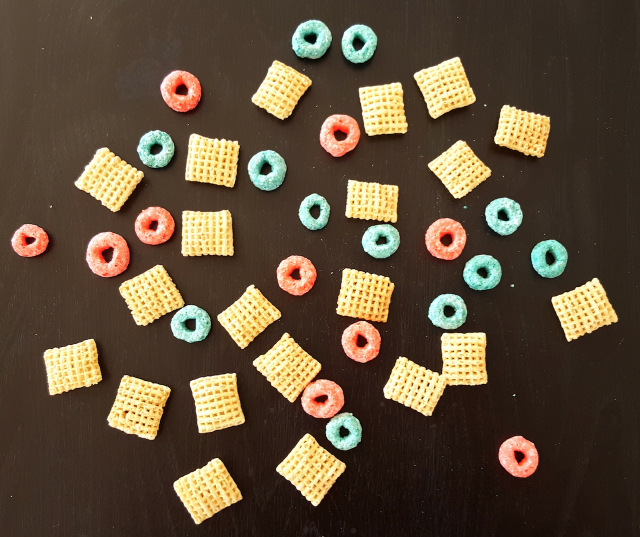
#> input picture Practicals/Assignment 2/breakfast.png, 1280 x 1074 px (shown at 1/2 size)
$ jupyter execute practical2_inClass.ipynb   (older library calls are emulated)
#> lines starting #> are read from the running program, lines starting #| are printed output that depends on the picture; after the words box and inside, x2 and y2 are one past the last pixel; in counts of white or black regions, pixels touching at a corner belong together
[cell 1]
"""
    Student:      Byron Dowling
    Class:        Computer Vision (CSE 60535)
    Term:         University of Notre Dame, Fall 2023
    Assignment:   Practical 2: At Home Portion

    Intensity and Shape-based Features for Object Classification

"""
import cv2
import numpy as np
from skimage import measure
from skimage.measure import find_contours
import matplotlib.pyplot as plt

[cell 2]
# Read the image into grayscale
sample = cv2.imread('breakfast.png')
#> sample is the input picture: shape (1074, 1280, 3); mean B, G, R 58, 78.5, 95
sample_small = cv2.resize(sample, (640, 480))

original = sample_small

print("Original Image")
plt.imshow(sample_small)

[cell 3]
# Convert the original image to grayscale
sample_grey = cv2.cvtColor(sample, cv2.COLOR_BGR2GRAY)

# Show the grey scale image
sample_grey_small = cv2.resize(sample_grey, (640, 480))
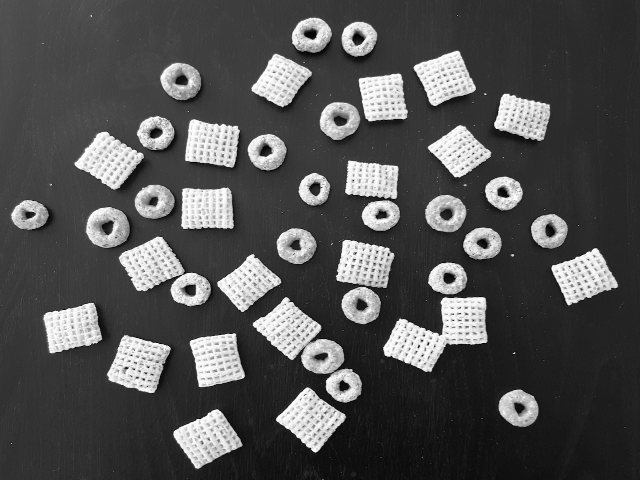
#> sample_grey_small: shape (480, 640); min 0, max 255, mean 81
print('Grey scale image')
plt.imshow(sample_grey_small)

[cell 4]
# Binarize the image using Otsu's method
ret1, binary_image = cv2.threshold(src=sample_grey, thresh=0, maxval=255, type=cv2.THRESH_BINARY+cv2.THRESH_OTSU)
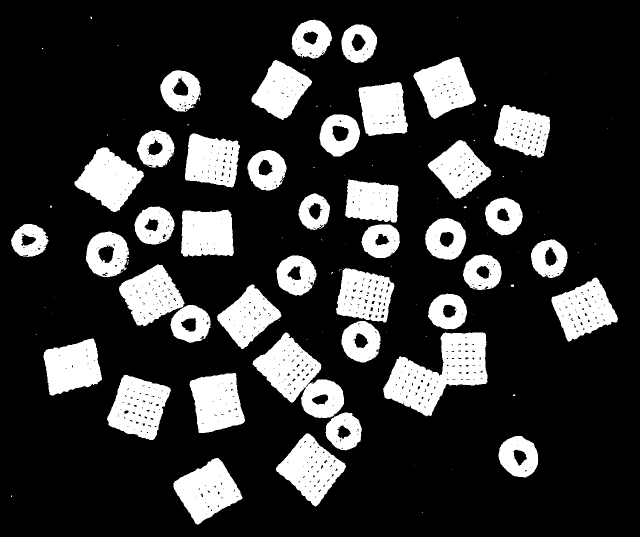
#> binary_image: shape (1074, 1280) (shown at 1/2 size); 20.4% white; 117 white regions (74 under 20 px), largest, box (x1, y1, x2, y2) and area: (766, 665, 975, 833) 17703, (505, 665, 688, 836) 14388, (214, 750, 342, 880) 10548
#> ret1 = 130

im_floodfill = binary_image.copy()
h, w = binary_image.shape[:2]
#> h = 1074; w = 1280
mask = np.zeros((h+2,w+2), np.uint8)
cv2.floodFill(im_floodfill, mask, (0, 0), 255)
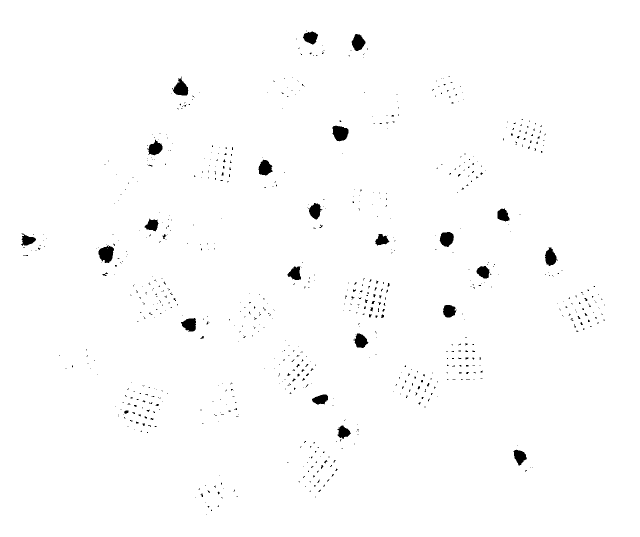
#> im_floodfill: shape (1074, 1280) (shown at 1/2 size); 98.8% white; 791 black regions (748 under 20 px), largest, box (x1, y1, x2, y2) and area: (197, 491, 228, 526) 766, (665, 251, 697, 283) 764, (346, 153, 377, 191) 679
im_floodfill_inv = cv2.bitwise_not(im_floodfill)
binary_image = binary_image | im_floodfill_inv
#> binary_image: shape (1074, 1280); 21.6% white; 116 white regions (73 under 20 px)

# Uncomment this to show image after Otsu''s thresholding
sample_small = cv2.resize(src=binary_image, dsize=(640, 480))
#> sample_small: shape (480, 640)
print('Image after Otsu''s thresholding and Floodfill')
plt.imshow(sample_small)

[cell 5]
"""
    From here, Otsus thresholding and Floodfill has highlighted
    the circular and squared objects. Now need to apply erosion a bit
    to disconnect some of the overlapped and connected shapes.
"""

ksize = 10      # try something between 5 and 15
sigma = 3       # try something between 2.0 and 4.0
theta = 0.0     # keep it 0.0 if you want to focus on vertically-oriented patterns
lbd = 3         # try something between 2.0 and 4.0
gamma = 1.0     # keep it 1.0
psi = 0.0       # keep it 0.0

kernel = cv2.getGaborKernel((ksize, ksize), sigma, theta, lbd, gamma, psi, ktype=cv2.CV_32F)

# Normalize the kernel and remove the DC component
kernel /= kernel.sum()
kernel -= kernel.mean()

erosion = cv2.erode(sample_small,kernel,iterations=1)
print("Image after Erosion")
plt.imshow(erosion)

[cell 6]
"""
    Convert the original image to HSV and take H channel for
    further calculations
"""
sample_hsv = cv2.cvtColor(sample, cv2.COLOR_BGR2HSV)
#> sample_hsv: shape (1074, 1280, 3); mean H, S, V 16.7, 113.9, 96.9
sample_h = sample_hsv[:, :, 0]
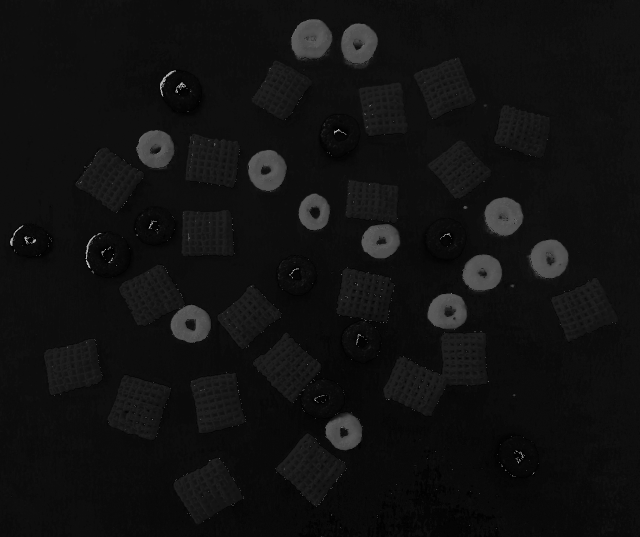
#> sample_h: shape (1074, 1280) (shown at 1/2 size); min 0, max 179, mean 16.7

# Uncomment this to show the H channel of the image
sample_small = cv2.resize(sample_h, (640, 480))
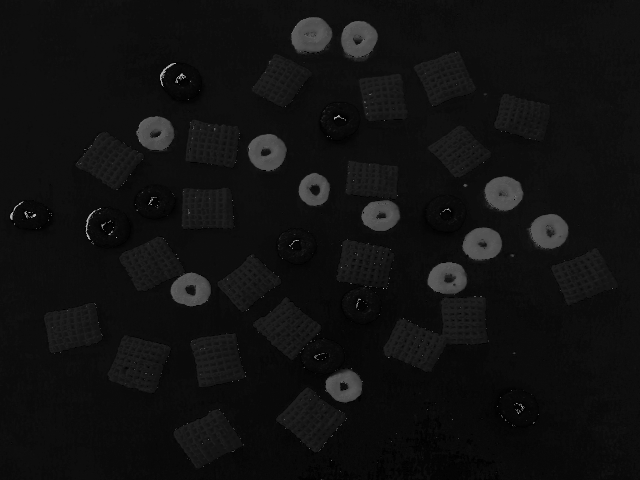
#> sample_small: shape (480, 640); min 0, max 179, mean 16.6
print('H channel of the image')
# plt.imshow(sample_small)

"""
    Similar to the at home task, my hypothesis is that pixel area will easily
    distinguish between the donut shapes and the square shapes.
"""

labels = measure.label(erosion,1)
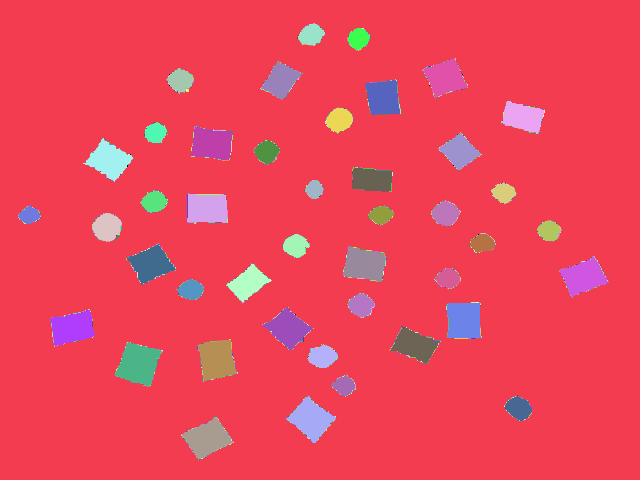
#> labels: shape (480, 640) int64; 2241 distinct labels, from 0 to 2240; one colour per label, 0 black
properties = measure.regionprops(labels, intensity_image=sample_small)
#> properties = 2240 regions; largest, box (x1, y1, x2, y2) and area: (0, 0, 640, 480) 274355, (115, 342, 162, 386) 1310, (197, 340, 237, 381) 1172, (182, 418, 233, 459) 1143, (447, 303, 481, 338) 1121

object_areas = [obj["area"] for obj in properties if obj["area"] > 100 and obj["area"] < 274000]
#> object_areas = 43 values, max 1310 at index 37, min 233 at index 14, mean 696.8

"""
    Based on the histogram in the next cell, obtained these area ranges for the
    donut shapes and the square shapes.
"""
potentialDonuts = [obj for obj in properties if obj["area"] >100 and obj["area"] <700]
#> potentialDonuts = 22 regions; largest, box (x1, y1, x2, y2) and area: (92, 213, 122, 242) 600, (432, 201, 460, 226) 491, (326, 108, 353, 133) 477, (308, 345, 338, 368) 476, (505, 396, 532, 421) 440
potentialSquares = [obj for obj in properties if obj["area"] >700 and obj["area"] <1400]
#> potentialSquares = 21 regions; largest, box (x1, y1, x2, y2) and area: (115, 342, 162, 386) 1310, (197, 340, 237, 381) 1172, (182, 418, 233, 459) 1143, (447, 303, 481, 338) 1121, (287, 396, 336, 443) 1119

combined = []
combined = potentialDonuts + potentialSquares
#> combined = 43 regions; largest, box (x1, y1, x2, y2) and area: (115, 342, 162, 386) 1310, (197, 340, 237, 381) 1172, (182, 418, 233, 459) 1143, (447, 303, 481, 338) 1121, (287, 396, 336, 443) 1119

# Had to print a few of the object areas to get a feel for the max and min values
print(f"Total number of objects: {len(object_areas)}")
#| Total number of objects: 43

for count, obj in enumerate(potentialDonuts):
    print(obj["max_intensity"])
    print(obj["mean_intensity"])
    print(obj["min_intensity"])
    print()
#> this loop made 22 passes
#> (printed output is left out)

[cell 7]
# Drawing a histogram of the areas of the objects
hist, bin_edges,_=plt.hist(object_areas, color='blue')
#> hist = [6, 12, 3, 1, 0, 4, 3, 7, 6, 1]; bin_edges = [233, 340.7, 448.4, 556.1, 663.8, 771.5, 879.2, 986.9, 1094.6, 1202.3, 1310]
plt.title("Distribution of Object Pixel Area Size")
plt.xlabel("Pixel Count of Objects (Area)")
plt.ylabel("Number of Objects")
plt.xlim(0,1500)
plt.xticks(bin_edges[0:])
plt.show()
#> figure, not shown here; tallest bar 12 high, from x = 340.7 to 448.4

[cell 8]
"""
    Confirming we've found the correct shapes by pixel area

    Printing out each individual object to make sure they are correct. This
    was helpful when before the image flooding was applied, the objects were
    including the "donut holes" and a one or two connected square pieces.
"""
for index, obj in enumerate(potentialDonuts):
    # for each object, print out its centroid and print the object itself
    print("Coordinates of the object number {} is {}".format(index+1, np.round(obj['centroid'],2)))
    mask = np.zeros(shape=obj['image'].shape)
    mask[obj['image']]=1
    plt.figure(figsize=(2,2))
    plt.imshow(mask, cmap=plt.cm.gray)
    plt.show()
    print(f'Object Area {obj["area"]}')
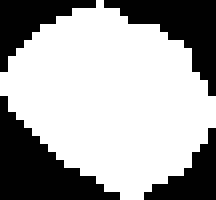
#> mask: shape (25, 27) float64 (shown 8 times larger); values 0 (black) and 1 (white), 65.2% white; 4 black regions, box (x1, y1, x2, y2) and area: (0, 12, 15, 25) 87, (13, 0, 27, 12) 67, (0, 0, 12, 9) 44, (18, 16, 27, 25) 37

for index, obj in enumerate(potentialSquares):
    # for each object, print out its centroid and print the object itself
    print("Coordinates of the object number {} is {}".format(index+1, np.round(obj['centroid'],2)))
    mask = np.zeros(shape=obj['image'].shape)
    mask[obj['image']]=1
    plt.figure(figsize=(2,2))
    plt.imshow(mask, cmap=plt.cm.gray)
    plt.show()
    print(f'Object Area {obj["area"]}')
#> this loop made 21 passes
#> (printed output is left out)
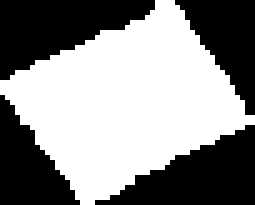
#> mask: shape (41, 51) float64 (shown 5 times larger); values 0 (black) and 1 (white), 54.7% white; 4 black regions, box (x1, y1, x2, y2) and area: (0, 0, 31, 16) 283, (19, 25, 51, 41) 279, (35, 0, 51, 23) 194, (0, 19, 16, 41) 192

[cell 9]
import matplotlib.patches as mpatches

# *** TASK *** Calculate features for each object:
# - some geometrical feature 1 : Pixel Area
# - some intensity/color-based feature 2 : Max Intensity

features = np.zeros((len(potentialDonuts) + len(potentialSquares),2))
#> features = 43 pairs, first value 0 to 0, second value 0 to 0

startingPoint = 0

for index, obj in enumerate(potentialDonuts):
    features[index, 0] = obj["area"]
    features[index, 1] = obj["max_intensity"]
    startingPoint = index
#> after the loop, features = 43 pairs, first value 0 to 600, second value 0 to 179

for index, obj in enumerate(potentialSquares):
    features[index + startingPoint, 0] = obj["area"]
    features[index + startingPoint, 1] = obj["max_intensity"]
#> after the loop, features = 43 pairs, first value 0 to 1310, second value 0 to 179

# *** TASK *** Show our objects in the feature space
plt.plot(features[:, 0],features[:, 1], 'ro')
plt.xlabel('Feature 1: Object Area in Pixels')
plt.ylabel('Feature 2: Min Intensity')

# *** TASK *** Choose the threshold
thrF1 = 700
thrF2 = 130

plt.axvline(x=thrF1,color='r',linestyle='dashed')
plt.axhline(y=thrF2,color='r',linestyle='dashed')
plt.show()
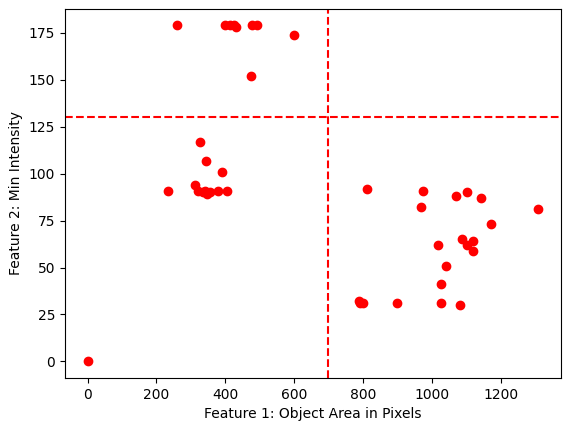
#> figure drawn by matplotlib, 1 panel


# It's time to classify, count and display the objects
squares = 0
blue_circles = 0
red_circles = 0

fig, ax = plt.subplots()
ax.imshow(cv2.cvtColor(sample, cv2.COLOR_BGR2RGB))


fig, ax = plt.subplots(figsize=(10, 6))

for index, obj in enumerate(potentialSquares):
    dot = mpatches.Circle((obj["centroid"][1], obj["centroid"][0]), radius=6,
                           fill=True, color='green')
    ax.add_patch(dot)
    squares += 1
#> after the loop, squares = 21

for index, obj in enumerate(potentialDonuts):
    if obj["max_intensity"] > thrF2:
        dot = mpatches.Circle((obj["centroid"][1], obj["centroid"][0]), radius=6,
                            fill=True, color='red')
        ax.add_patch(dot)
        red_circles += 1
    else:
        dot = mpatches.Circle((obj["centroid"][1], obj["centroid"][0]), radius=6,
                            fill=True, color='blue')
        ax.add_patch(dot)
        blue_circles += 1
#> after the loop, blue_circles = 12; red_circles = 10

plt.title(f"Squares: {squares}  Blue Donuts: {blue_circles}  Red Donuts: {red_circles}")
plt.imshow(sample_small)
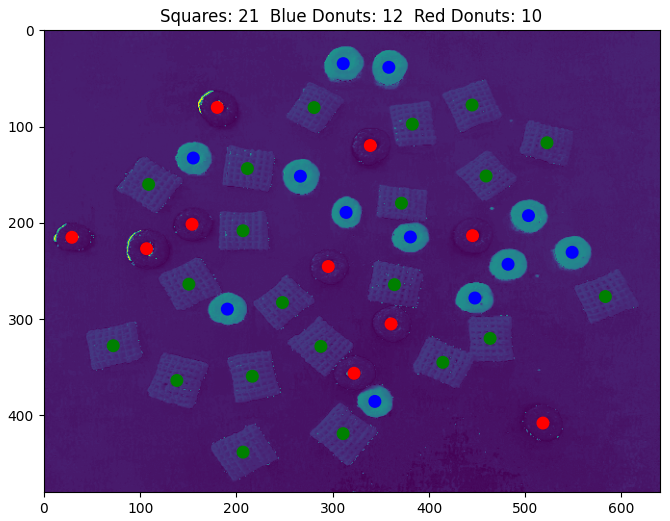
#> figure drawn by matplotlib, 1 panel
